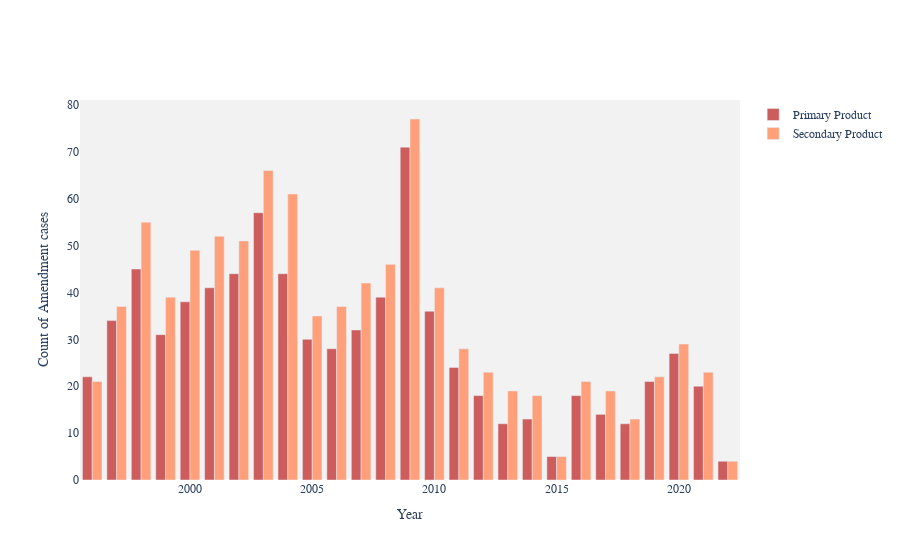

Notebook cell for this chart:
### Code cell
# # Violation Plots

import plotly.express as px
import plotly.graph_objects as go

# fig = px.bar(new_df81, 
#              x="year", 
#              y =[2,'unfilter_2'],
#              title='8-k amendment count over the year',        
#              )


# fig = go.Figure(data=[
#     go.Bar(name='filan Predictions', x="year", y=2),
#     go.Bar(name='unfiltered Precitions', x="year", y='unfilter_2')
# ])

fig = go.Figure()
fig.add_trace(go.Bar(
    x=new_df8_final["year"],
    y=new_df8_final[1],
    name='Primary Product',
    marker_color='indianred'
))
fig.add_trace(go.Bar(
    x=new_df8_final["year"],
    y=new_df8_final['unfilter_1'],
    name='Secondary Product',
    marker_color='lightsalmon'
))





# fig.update_traces(marker_color='#31417A')
fig.update_layout(  
    
    font_family="Times New Roman",    
    title_font_family="Times New Roman",
    
    xaxis=dict(showgrid=False),
    yaxis=dict(showgrid=False),
     font=dict(
        
        size=12,
        
    ),
    xaxis_title="Year",
    yaxis_title="Count of Amendment cases",
    plot_bgcolor='#f2f2f2',  # Gray background color,
    title={
       
        'y':0.9,
        'x':0.5,
        'xanchor': 'center',
        'yanchor': 'top'})
fig.show()

### Figure 1 — Plotly figure (JSON) as saved in the notebook; plotly's stock layout.template omitted (floating-point values rounded to 4 significant figures)
{"data": [{"marker": {"color": "indianred"}, "name": "Primary Product", "type": "bar", "x": [1996, 1997, 1998, 1999, 2000, 2001, 2002, 2003, 2004, 2005, 2006, 2007, 2008, 2009, 2010, 2011, 2012, 2013, 2014, 2015, 2016, 2017, 2018, 2019, 2020, 2021, 2022], "y": [22, 34, 45, 31, 38, 41, 44, 57, 44, 30, 28, 32, 39, 71, 36, 24, 18, 12, 13, 5, 18, 14, 12, 21, 27, 20, 4]}, {"marker": {"color": "lightsalmon"}, "name": "Secondary Product", "type": "bar", "x": [1996, 1997, 1998, 1999, 2000, 2001, 2002, 2003, 2004, 2005, 2006, 2007, 2008, 2009, 2010, 2011, 2012, 2013, 2014, 2015, 2016, 2017, 2018, 2019, 2020, 2021, 2022], "y": [21, 37, 55, 39, 49, 52, 51, 66, 61, 35, 37, 42, 46, 77, 41, 28, 23, 19, 18, 5, 21, 19, 13, 22, 29, 23, 4]}], "layout": {"font": {"family": "Times New Roman", "size": 12}, "plot_bgcolor": "#f2f2f2", "title": {"font": {"family": "Times New Roman"}, "x": 0.5, "xanchor": "center", "y": 0.9, "yanchor": "top"}, "xaxis": {"showgrid": false, "title": {"text": "Year"}}, "yaxis": {"showgrid": false, "title": {"text": "Count of Amendment cases"}}}}
